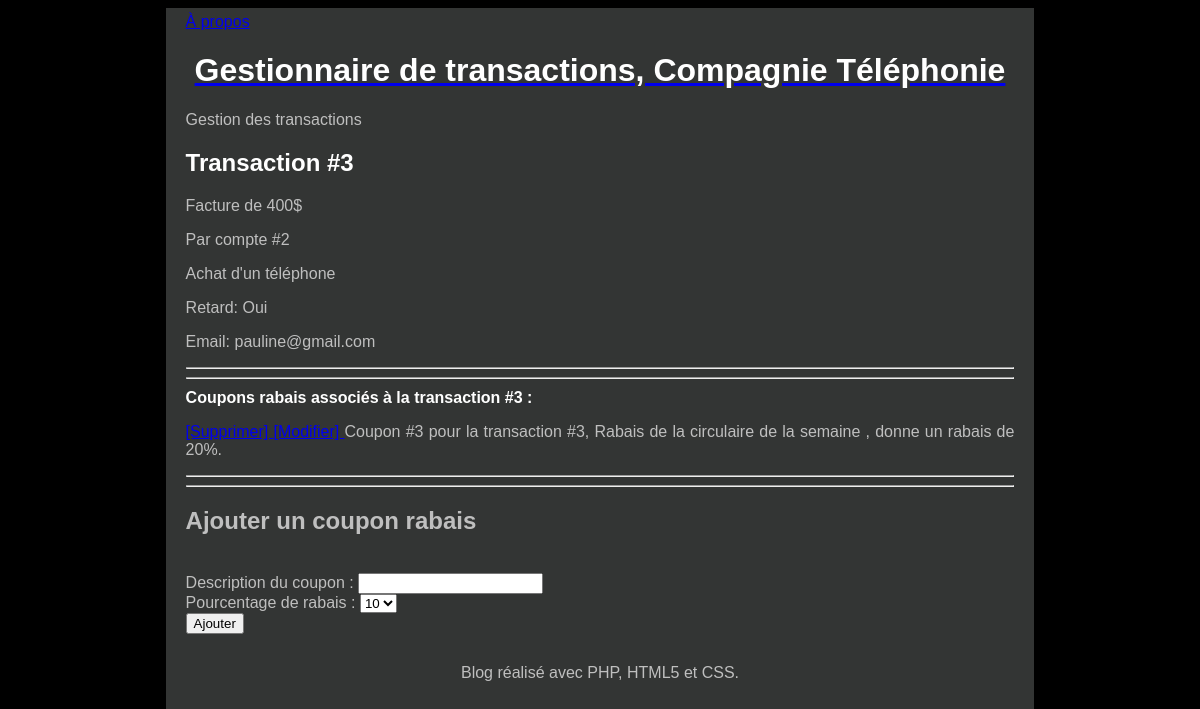
/index.php?action=transaction&id=3, run on the app's committed database.
### tables this page shows
CREATE TABLE `transactions` (
  `id` int(11) NOT NULL,
  `compte_id` int(11) NOT NULL,
  `montant` varchar(255) NOT NULL,
  `commentaire` varchar(255) NOT NULL,
  `retard` varchar(255) NOT NULL,
  `email` varchar(255) NOT NULL
);

CREATE TABLE `coderabais` (
  `id` int(11) NOT NULL,
  `transaction_id` int(11) NOT NULL,
  `nom` varchar(255) NOT NULL,
  `pourcentage` int(11) NOT NULL,
  `deleted` int(1) NOT NULL DEFAULT '0'
);

### Controleur/Controleur.php (called while the page is built, shortened)
<?php
require 'Modele/Modele.php';
function transaction($idTransaction, $erreur) {
    $transaction = getTransaction($idTransaction);
    $codesrabais = getCodesRabais($idTransaction);
    require 'Vue/vueTransaction.php';
}

### Modele/Modele.php (called while the page is built, shortened)
<?php
function getBdd() {
    $bdd = new PDO('mysql:host=localhost;dbname=facturetelephone;charset=utf8', 'root', 'mysql', array(PDO::ATTR_ERRMODE => PDO::ERRMODE_EXCEPTION));
    return $bdd;
}
function getTransaction($idTransaction) {
    $bdd = getBdd();
    $transaction = $bdd->prepare('select * from transactions'
        . ' where id=?');
    $transaction->execute(array($idTransaction));
    if ($transaction->rowCount() == 1)
        return $transaction->fetch();
    else
        throw new Exception("Aucune transaction ne correspond à l'identifiant '$transaction'");
}
function getCodesRabais($idTransaction) {
    $bdd = getBdd();
    $code = $bdd->prepare('select * from codeRabais'
        . ' where transaction_id = ?' . ' AND deleted = 0');
    $code->execute(array($idTransaction));
    return $code;
}

### Vue/vueTransaction.php (the view, shortened to what this page needs)
<article>
    <header>
        <h1 class="titreArticle">Transaction #<?= $transaction['id'] ?></h1>
        <p>Facture de <?= $transaction['montant'] ?>$</p>Par compte #<?= $transaction['compte_id'] ?>
    </header>
    <p><?= $transaction['commentaire'] ?></p>
    <p>Retard: <?= $transaction['retard'] ?></p>
    <p>Email: <?= $transaction['email'] ?></p>
</article>
<hr />
<hr />
<header>
    <h1 id="titreCoupons">Coupons rabais associés à la transaction #<?= $transaction['id'] ?> :</h1>
</header>
<?php foreach ($codesrabais as $coderabais): ?>
    <p><a href="index.php?action=confirmer&id=<?= $coderabais['id'] ?>" >
        [Supprimer]
        </a>
        <a href="index.php?action=confirmerModif&id=<?= $coderabais['id'] ?>" >
            [Modifier]
        </a>
        Coupon #<?= $coderabais['id'] ?> pour la transaction #<?= $transaction['id'] ?>, <?= $coderabais['nom'] ?>
        , donne un rabais de <?= $coderabais['pourcentage'] ?>%.<br/>
    </p>
<?php endforeach; ?>
<hr />
<hr />
<form action="index.php?action=coderabais" method="post">
    <h2>Ajouter un coupon rabais</h2>
    <p>
        <input type="hidden" name="transaction_id" value="<?= $transaction['id'] ?>"/><br />
        <label for="nom">Description du coupon</label> : <input type="text" name="nom" id="nom" />
        <?= ($erreur == 'coupon') ? '<span style="color : red;">La description doit être entre 2 et 30 caractères.</span>' : '' ?><br />
        Pourcentage de rabais :
        <select name="pourcentage">
            <option value="10">10</option>
        </select>
        <br />
        <input type="submit" value="Ajouter" />
    </p>
</form>
<?php require 'Vue/gabarit.php'; ?>

### Contenu/css/style.css (style rules this page uses)
html, body { height: 100%; }
body { color: #bfbfbf; background: black; font-family: 'Futura-Medium', 'Futura', 'Trebuchet MS', sans-serif; }
h1 { color: white; }
#titreCoupons { font-size : 100%; }

### data on the page
transactions: id "3", montant "400", compte "2", commentaire "Achat d'un téléphone", retard "Oui", email "pauline@gmail.com"
coderabais: id "3", transaction "3", nom "Rabais de la circulaire de la semaine", pourcentage "20"
